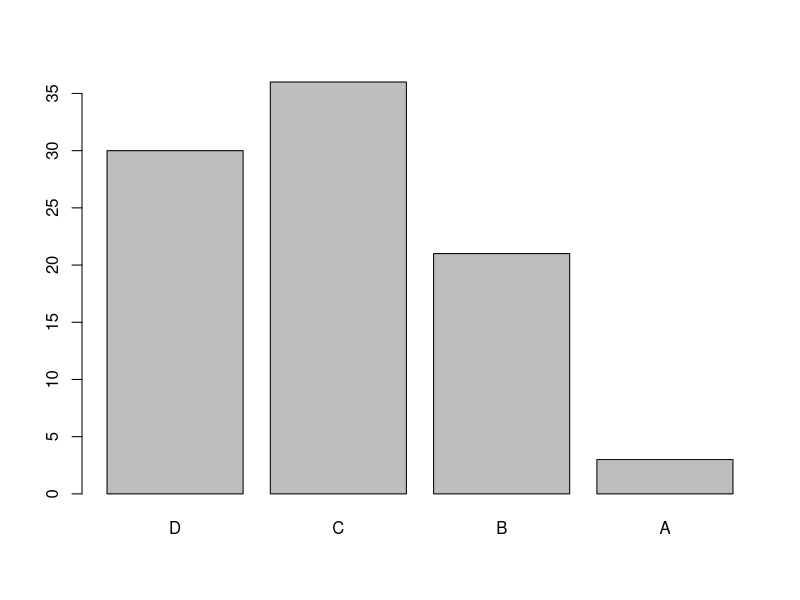
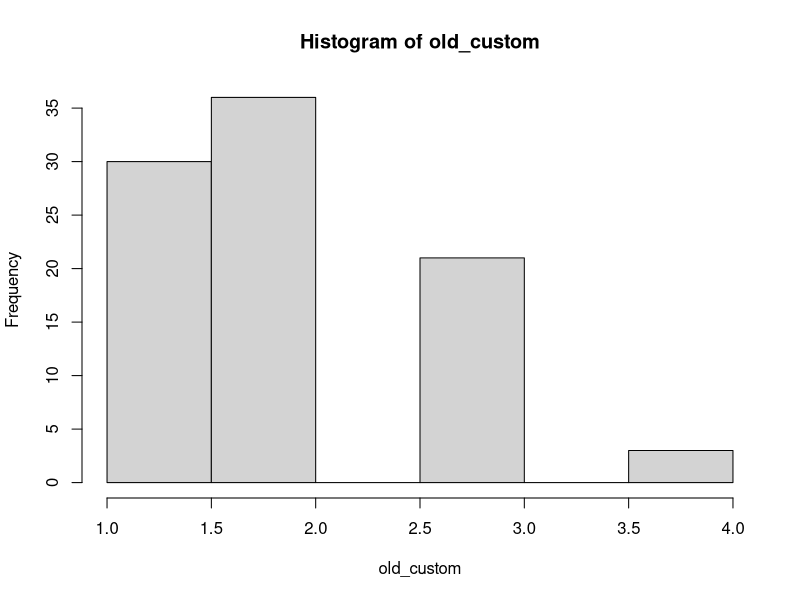
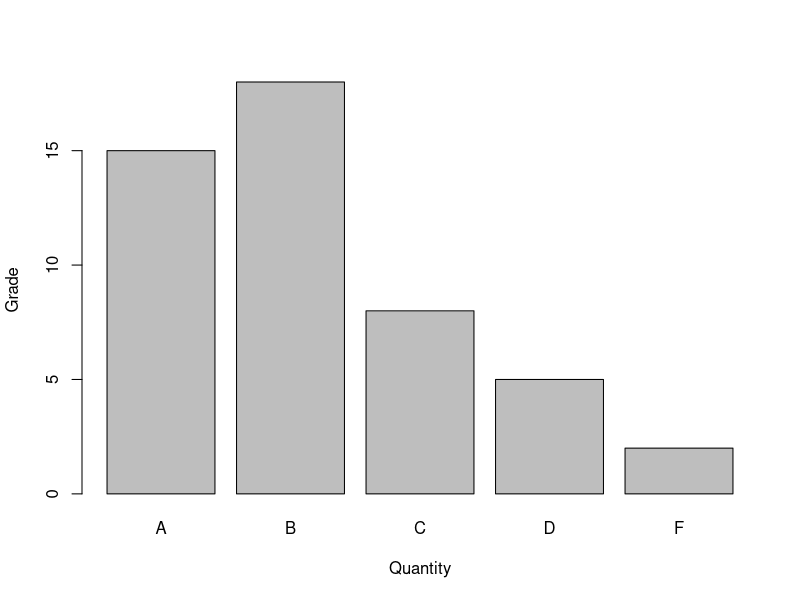
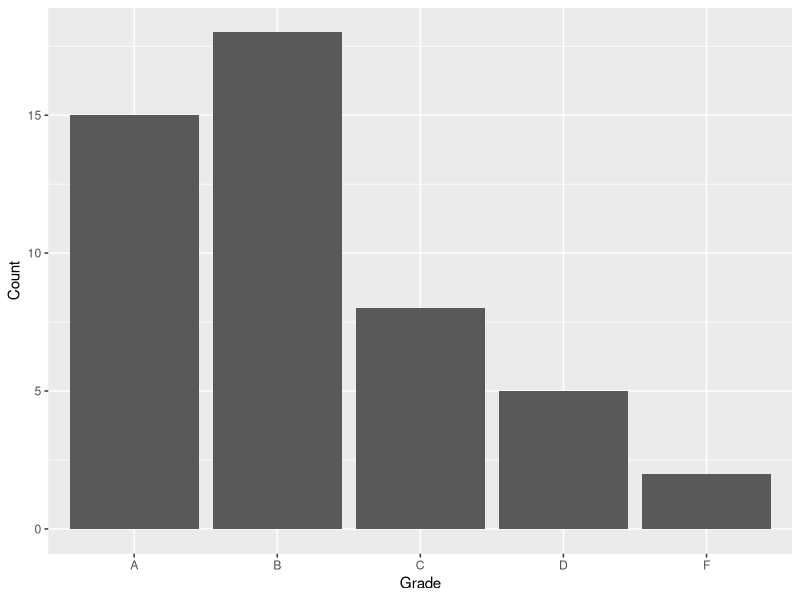
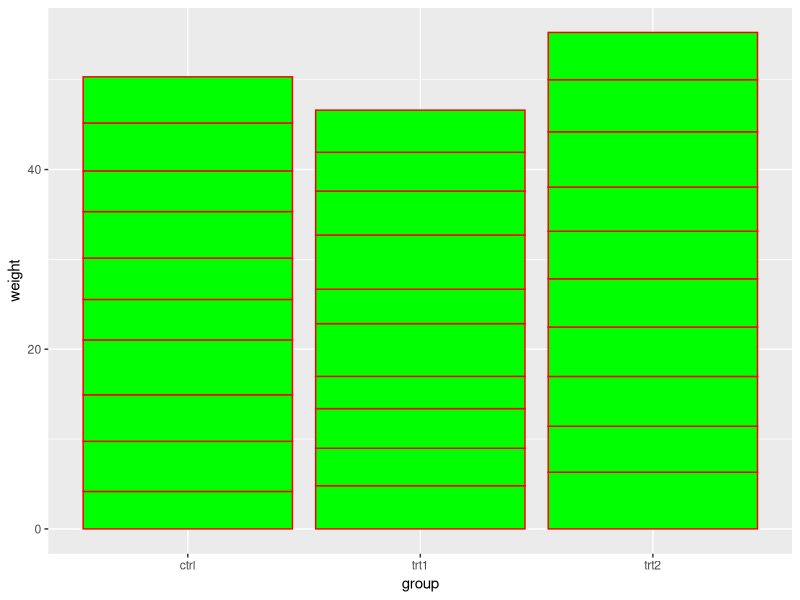
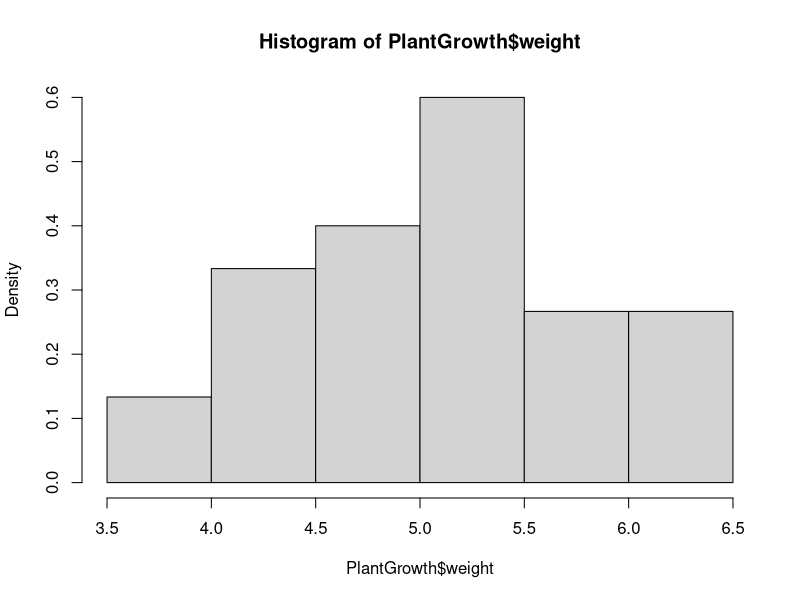
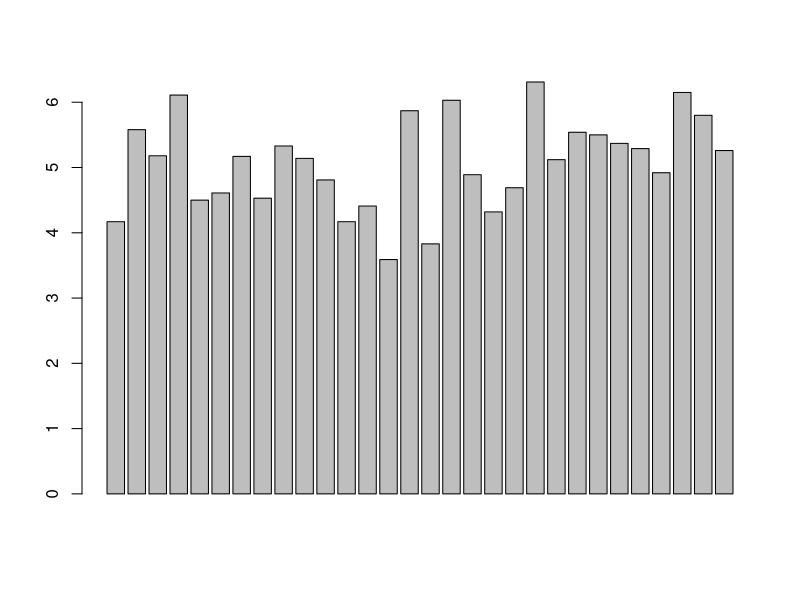

The R script that drew these images, in order:
## ---- chunk 1
data <- read.csv('grades.csv')
new_data <- read.csv('grade.csv')
head(data)
## ---- chunk 2

custom_intervals <- cut(data$exam, breaks = c(60, 70, 80, 90, 95))

class(as.numeric(custom_intervals))
custom_intervals <- as.numeric(custom_intervals)
old_custom <- custom_intervals
custom_intervals <- sort(custom_intervals)
custom_intervals <- table(custom_intervals)

barplot(custom_intervals, names.arg = c("D", "C", "B", "A"))
hist(old_custom)
old_custom
## ---- chunk 3
new_data
## ---- chunk 4
barplot(as.numeric(new_data$Count), names.arg = new_data$Grade, xlab = "Quantity", ylab = "Grade")
## ---- chunk 5
library(ggplot2)
new_df = data.frame(Grade = new_data$Grade,Count = new_data$Count)
new_df
ggplot(new_df, aes(x = Grade, y = Count)) + geom_bar(stat = "identity")
## ---- chunk 6
head(PlantGrowth)
ggplot(PlantGrowth, aes(x = group, y = weight)) + geom_histogram(stat = "identity", color = "red", fill = "green", binwidth = 5)
  #+ geom_density((col = "black"))
## ---- chunk 7
PlantGrowth$weight <- as.numeric(PlantGrowth$weight)
hist(PlantGrowth$weight, prob =TRUE)
barplot(PlantGrowth$weight)
PlantGrowth
